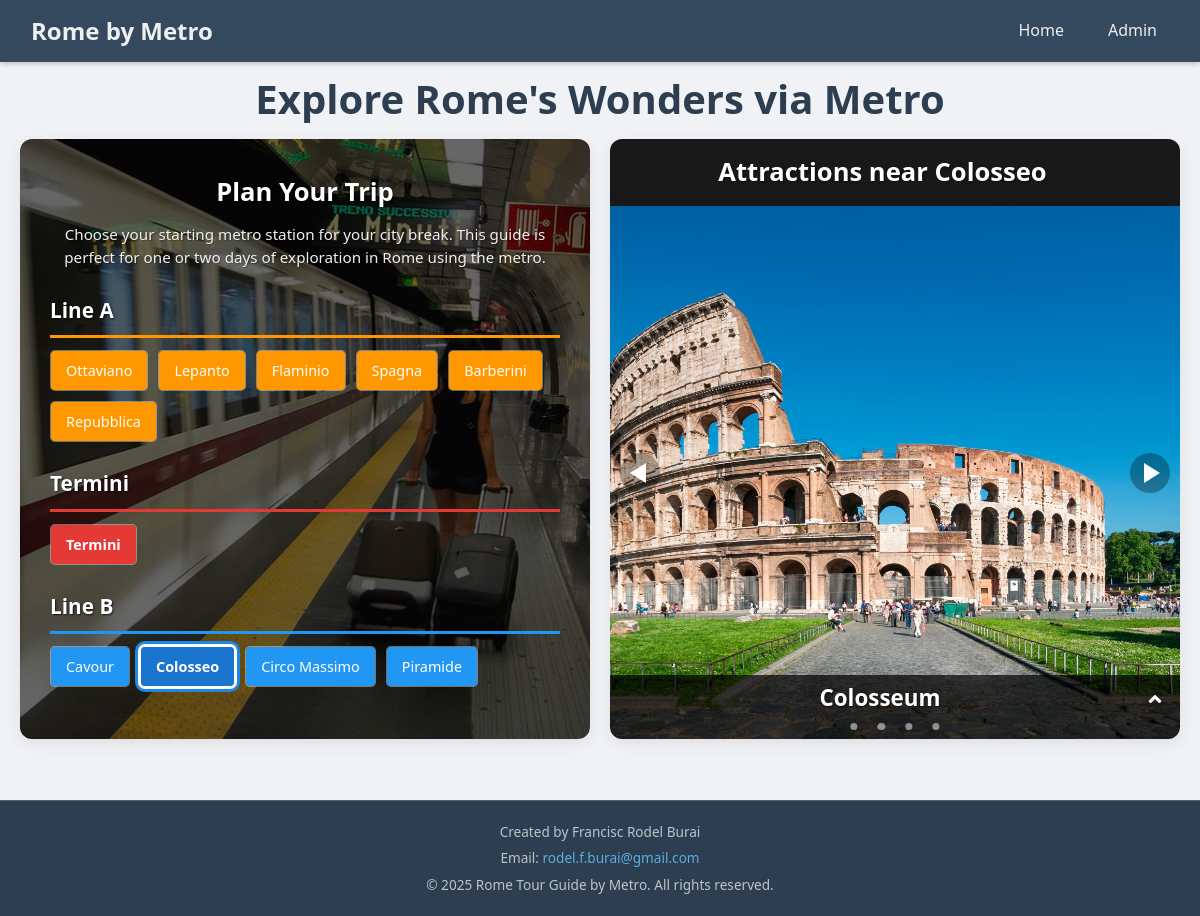
Page /index.php?station_id=2 on the committed database.
### tables this page shows
CREATE TABLE `metro_stations` (
  `id` int(11) NOT NULL,
  `metro_line_id` int(11) NOT NULL,
  `metro_station` varchar(25) NOT NULL,
  `display_order` int(11) NOT NULL
);

CREATE TABLE `attractions` (
  `id` int(11) NOT NULL,
  `metro_station_id` int(11) NOT NULL,
  `attraction_name` varchar(50) DEFAULT NULL,
  `attraction_image` varchar(25) DEFAULT NULL,
  `attraction_description` text DEFAULT NULL
);

### index_logic.php (called while the page is built, shortened)
<?php
include 'connection.php';
$sql_stations_data = "SELECT id, metro_station, metro_line_id FROM metro_stations ORDER BY display_order ASC";
$result_stations_data = mysqli_query($cnx, $sql_stations_data);
$metro_stations_list = [];
if ($result_stations_data) {
    $metro_stations_list = mysqli_fetch_all($result_stations_data, MYSQLI_ASSOC);
} else {
    error_log("Failed to fetch metro stations: " . mysqli_error($cnx));
}
$line_a_stations = [];
$line_b_stations = [];
foreach ($metro_stations_list as $station) {
    if ($station['metro_line_id'] == '1') {
        $line_a_stations[] = $station;
    } elseif ($station['metro_line_id'] == '4') {
        $termini_station = $station;
    } elseif ($station['metro_line_id'] == '2') {
        $line_b_stations[] = $station;
    }
}
if (isset($_GET['station_id']) && is_numeric($_GET['station_id'])) {
    $current_selected_station_id = (int)$_GET['station_id'];
    $sql_selected_station_name_query = "SELECT metro_station FROM metro_stations WHERE id = ?";
    $stmt_station_name = mysqli_prepare($cnx, $sql_selected_station_name_query);
    if ($stmt_station_name) {
        mysqli_stmt_bind_param($stmt_station_name, "i", $current_selected_station_id);
        mysqli_stmt_execute($stmt_station_name);
        $result_station_name = mysqli_stmt_get_result($stmt_station_name);
        $selected_station_data = mysqli_fetch_assoc($result_station_name);
        if ($selected_station_data) {
            $selected_station_name_for_title = $selected_station_data['metro_station'];
        } else {
            $selected_station_name_for_title = 'Unknown Station';
        }
    } else {
        error_log("Failed to prepare statement for station name: " . mysqli_error($cnx));
    }
    $sql_attractions_query = "SELECT id, attraction_name, attraction_description, attraction_image FROM attractions WHERE metro_station_id = ?";
    $stmt_attractions = mysqli_prepare($cnx, $sql_attractions_query);
    if ($stmt_attractions) {
        mysqli_stmt_bind_param($stmt_attractions, "i", $current_selected_station_id);
        mysqli_stmt_execute($stmt_attractions);
        $result_attractions_data = mysqli_stmt_get_result($stmt_attractions);
        $attractions = mysqli_fetch_all($result_attractions_data, MYSQLI_ASSOC);
        if (!empty($attractions)) {
            $num_attractions = count($attractions);
        }
    } else {
        error_log("Failed to prepare statement for attractions: " . mysqli_error($cnx));
    }
}
?>

### index.php (the view, shortened to what this page needs)
<?php
include 'index_logic.php';
?>
<!DOCTYPE html>
<html lang="en">
<head>
    <link rel="stylesheet" href="css/normalize.css" />
    <link rel="stylesheet" href="css/style.css" />
</head>
<body>
    <div class="page-scroll-wrapper">
        <nav class="main-navbar">
            <div class="navbar-container">
                <a href="index.php" class="navbar-brand">Rome by Metro</a>
                <ul class="navbar-links">
                    <li><a href="index.php" class="<?php echo basename($_SERVER['PHP_SELF']) == 'index.php' && !isset($_GET['station_id']) && !isset($_GET['attraction_action']) ? 'active' : ''; ?>">Home</a></li>
                    <li><a href="admin.php">Admin</a></li>
                </ul>
            </div>
        </nav>
        <div class="page-container">
            <header class="page-header">
                <h1>Explore Rome's Wonders via Metro</h1>
            </header>
            <div class="content-panels-wrapper">
                <div class="panel panel-chooser" style="background-image: url('img/metro.jpg');">
                    <div class="panel-header-text">
                        <h2>Plan Your Trip</h2>
                        <p>Choose your starting metro station for your city break. This guide is perfect for one or two days of exploration in Rome using the metro.</p>
                    </div>
                    <div class="panel-content">
                        <div class="simplified-station-chooser">
                            <?php if (empty($line_a_stations) && empty($termini_station) && empty($line_b_stations)): ?>
                                <p class="no-stations-message">No metro stations available to display.</p>
                            <?php else: ?>
                                <?php if (!empty($line_a_stations)): ?>
                                <div class="station-line-section">
                                    <h3 class="line-heading line-a-heading">Line A</h3>
                                    <div class="station-list">
                                        <?php foreach ($line_a_stations as $station_item): ?>
                                            <?php $is_active = ($current_selected_station_id == $station_item['id']); ?>
                                            <a href="index.php?station_id=<?php echo $station_item['id']; ?>"
                                                class="simple-station-button line-a <?php echo $is_active ? 'active-station-link' : ''; ?>">
                                                <?php echo htmlspecialchars($station_item['metro_station']); ?>
                                            </a>
                                        <?php endforeach; ?>
                                    </div>
                                </div>
                                <?php endif; ?>
                                <?php if ($termini_station): ?>
                                <div class="station-line-section">
                                    <h3 class="line-heading termini-heading">Termini</h3>
                                    <div class="station-list">
                                        <?php $is_active = ($current_selected_station_id == $termini_station['id']); ?>
                                        <a href="index.php?station_id=<?php echo $termini_station['id']; ?>"
                                            class="simple-station-button termini <?php echo $is_active ? 'active-station-link' : ''; ?>">
                                            <?php echo htmlspecialchars($termini_station['metro_station']); ?>
                                        </a>
                                    </div>
                                </div>
                                <?php endif; ?>
                                <?php if (!empty($line_b_stations)): ?>
                                <div class="station-line-section">
                                    <h3 class="line-heading line-b-heading">Line B</h3>
                                    <div class="station-list">
                                        <?php foreach ($line_b_stations as $station_item): ?>
                                            <?php $is_active = ($current_selected_station_id == $station_item['id']); ?>
                                            <a href="index.php?station_id=<?php echo $station_item['id']; ?>"
                                                class="simple-station-button line-b <?php echo $is_active ? 'active-station-link' : ''; ?>">
                                                <?php echo htmlspecialchars($station_item['metro_station']); ?>
                                            </a>
                                        <?php endforeach; ?>
                                    </div>
                                </div>
                                <?php endif; ?>
                            <?php endif; ?>
                        </div>
                    </div>
                </div>
                <div class="panel panel-attractions-info <?php echo isset($current_selected_station_id) ? 'attractions-active' : ''; ?>">
                    <?php if (!isset($current_selected_station_id)): ?>
                        <div class="site-info-box" style="background-image: url('img/rome.webp');">
                            <div class="site-info-content">
                                <h2>Welcome to Your Rome Metro Adventure!</h2>
                                <p>This guide is your perfect companion for planning a 1 or 2-day city break in captivating Rome.</p>
                                <p>Discover the "Eternal City" with ease using the metro – the most convenient and cost-efficient way to visit Rome's incredible array of museums, historical sites, and hidden gems.</p>
                                <p><strong>To start, select a metro station from the interactive panel.</strong></p>
                            </div>
                        </div>
                    <?php else: ?>
                        <h2 class="attractions-title">Attractions near <?php echo htmlspecialchars($selected_station_name_for_title); ?></h2>
                        <?php if ($num_attractions > 0): ?>
                            <div class="carousel-wrapper">
                                <section class="carousel <?php if ($num_attractions <= 1) echo 'single-slide'; ?>" aria-label="Attraction Gallery">
                                    <ol class="carousel__viewport">
                                        <?php foreach ($attractions as $index_att => $attraction_item): ?>
                                        <?php
                                        $slide_id_num = $index_att + 1;
                                        $prev_slide_id_num = ($index_att === 0) ? $num_attractions : $slide_id_num - 1;
                                        $next_slide_id_num = ($index_att === $num_attractions - 1) ? 1 : $slide_id_num + 1;
                                        ?>
                                        <li id="carousel__slide<?php echo $slide_id_num; ?>" tabindex="0" class="carousel__slide">
                                            <div class="attraction-slide-content" style="background-image: url('<?php echo htmlspecialchars($attraction_item['attraction_image']); ?>');">
                                                <div class="facts-slider">
                                                    <label class="facts-header" for="toggle-attraction-<?php echo $attraction_item['id']; ?>-s<?php echo $index_att; ?>">
                                                        <h3><?php echo htmlspecialchars($attraction_item['attraction_name']); ?></h3>
                                                        <img src="img/caret.svg" alt="Toggle details" class="caret-icon" />
                                                    </label>
                                                </div>
                                            </div>
                                            <div class="carousel__snapper"></div>
                                            <?php if ($num_attractions > 1): ?>
                                            <a href="#carousel__slide<?php echo $prev_slide_id_num; ?>" class="carousel__prev" aria-label="Previous slide"></a>
                                            <a href="#carousel__slide<?php echo $next_slide_id_num; ?>" class="carousel__next" aria-label="Next slide"></a>
                                            <?php endif; ?>
                                        </li>
                                        <?php endforeach; ?>
                                    </ol>
                                    <?php if ($num_attractions > 1): ?>
                                    <aside class="carousel__navigation">
                                        <ol class="carousel__navigation-list">
                                            <?php foreach ($attractions as $index_nav => $attraction_nav_item): ?>
                                            <li class="carousel__navigation-item">
                                                <a href="#carousel__slide<?php echo $index_nav + 1; ?>" class="carousel__navigation-button" aria-label="Go to slide <?php echo $index_nav + 1; ?>"></a>
                                            </li>
                                            <?php endforeach; ?>
                                        </ol>
                                    </aside>
                                    <?php endif; ?>
                                </section>
                            </div>
                        <?php else: ?>
                            <p class="no-attractions-message">No attractions found for <?php echo htmlspecialchars($selected_station_name_for_title); ?>. Try selecting another station!</p>
                        <?php endif; ?>
                    <?php endif; ?>
                </div>
            </div>
        </div>
        <footer class="site-footer">
            <div class="footer-content">
                <p>Created by Francisc Rodel Burai</p>
                <p>Email: <a href="mailto:rodel.f.burai@gmail.com">rodel.f.burai@gmail.com</a></p>
                <p>&copy; <?php echo date("Y"); ?> Rome Tour Guide by Metro. All rights reserved.</p>
            </div>
        </footer>
    </div>
</body>
</html>

### rows in the picture
metro_stations: metro_station "Ottaviano"
metro_stations: metro_station "Lepanto"
metro_stations: metro_station "Flaminio"
metro_stations: metro_station "Spagna"
metro_stations: metro_station "Barberini"
metro_stations: metro_station "Repubblica"
metro_stations: metro_station "Termini"
metro_stations: metro_station "Cavour"
metro_stations: metro_station "Colosseo"
metro_stations: metro_station "Circo Massimo"
metro_stations: metro_station "Piramide"
attractions: attraction_image (picture), attraction_name "Colosseum"
